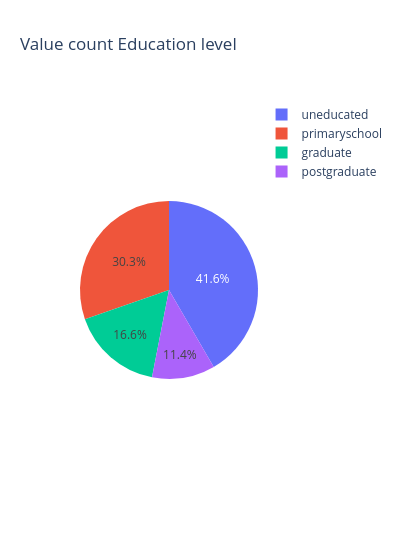

The notebook cell this image was saved under:
### Code cell
fig = px.pie(names=["uneducated","primaryschool","graduate","postgraduate"], values=df.education.value_counts(), title='Value count Education level',width=400,height=00)
fig.show()

### Figure 1 — Plotly figure (JSON) as saved in the notebook; plotly's stock layout.template omitted (floating-point values rounded to 4 significant figures)
{"data": [{"domain": {"x": [0, 1], "y": [0, 1]}, "hovertemplate": "label=%{label}<br>value=%{value}<extra></extra>", "labels": ["uneducated", "primaryschool", "graduate", "postgraduate"], "legendgroup": "", "name": "", "showlegend": true, "type": "pie", "values": [1720, 1253, 687, 473]}], "layout": {"legend": {"tracegroupgap": 0}, "title": {"text": "Value count Education level"}, "width": 400}}
